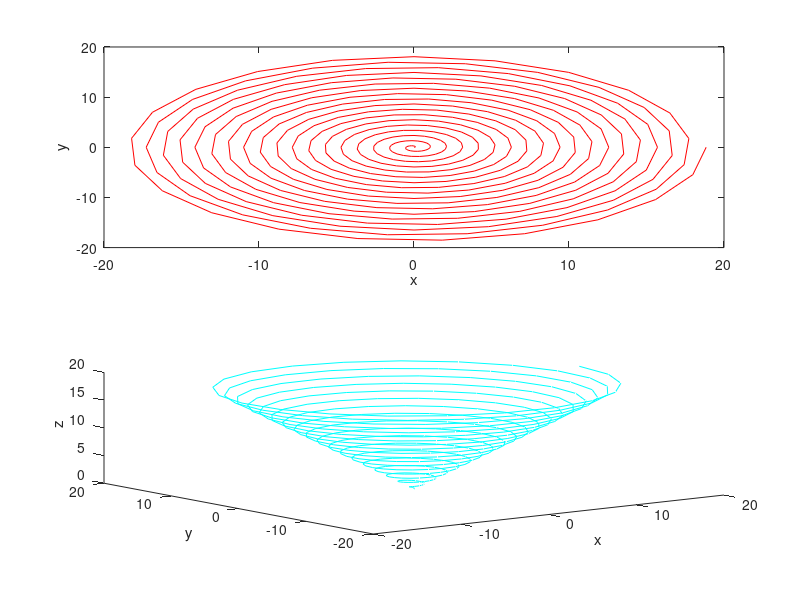

MATLAB code for this plot:
t=0:pi/64:6*pi;
x=t.*cos(6*t);
y=t.*sin(6*t);
z=t;
subplot(2,1,1)
plot(x,y,'r')
xlabel('x'), ylabel('y')
subplot(2,1,2)
plot3(x,y,z,'c')
xlabel('x'), ylabel('y'), zlabel('z')
